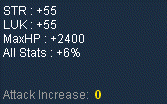
#> input picture temp/before_stats.png, 167 x 104 px
$ python -i ocr.py   (imports and definitions only)
#> lines starting #> are read from the running program, lines starting #| are printed output that depends on the picture; after the words box and inside, x2 and y2 are one past the last pixel; in counts of white or black regions, pixels touching at a corner belong together
#> further down, picture is the input picture: shape (104, 167, 3); mean B, G, R 72.1, 53.5, 36.4
"""
OCR module for MapleStory OCR
Handles processing images and extracting text using Tesseract OCR
"""
import cv2
import numpy as np
import pytesseract
import re


def preprocess_image(image):
    """Preprocess image to improve OCR accuracy

    Args:
        image (numpy.ndarray): Original OpenCV image

    Returns:
        numpy.ndarray: Processed image ready for OCR
    """
    # Convert to grayscale
    gray = cv2.cvtColor(image, cv2.COLOR_BGR2GRAY)
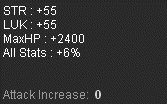
#> gray: shape (104, 167); min 31, max 255, mean 50.6

    # Apply thresholding to get white text on black background
    _, thresh = cv2.threshold(gray, 160, 255, cv2.THRESH_BINARY)
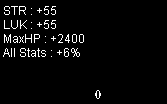
#> thresh: shape (104, 167); 3.5% white in thin lines or dots, all inside (x1, y1, x2, y2) = (3, 6, 101, 99)

    # Scale up the image
    scaled = cv2.resize(thresh, None, fx=2, fy=2, interpolation=cv2.INTER_CUBIC)
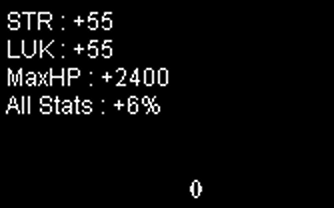
#> scaled: shape (208, 334); min 0, max 255, mean 10

    # Additional processing to enhance text
    kernel = np.ones((2, 2), np.uint8)
    dilated = cv2.dilate(scaled, kernel, iterations=1)
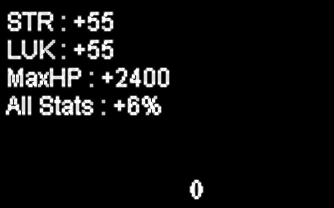
#> dilated: shape (208, 334); min 0, max 255, mean 15.4

    return dilated


# [69 lines left out: functions extract_text, extract_item_drop_rate, extract_mesos_obtained, not called in this run]

>>> import cv2
>>> picture = cv2.imread('../temp/before_stats.png')
>>> result = preprocess_image(picture)

$ run again, on temp/debug_ss_1.png
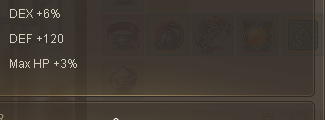
#> input picture temp/debug_ss_1.png, 325 x 120 px
#> picture is the input picture: shape (120, 325, 3); mean B, G, R 50.4, 58.1, 65.6
#> in preprocess_image, `_, thresh = cv2.threshold(gray, 160, 255, cv2.THRESH_BINARY)`:
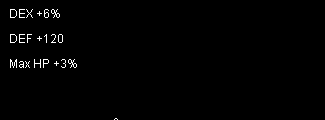
#> thresh: shape (120, 325); 1% white in thin lines or dots, all inside (x1, y1, x2, y2) = (10, 9, 118, 120)
#> in preprocess_image, `scaled = cv2.resize(thresh, None, fx=2, fy=2, interpolation=cv2.INTER_..`:
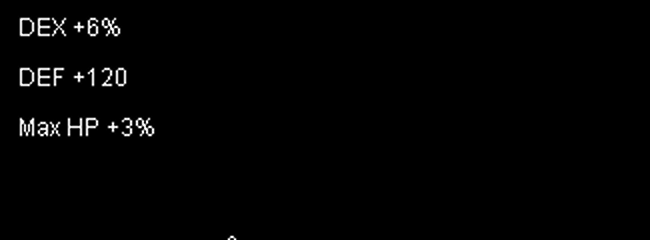
#> scaled: shape (240, 650); min 0, max 255, mean 3
